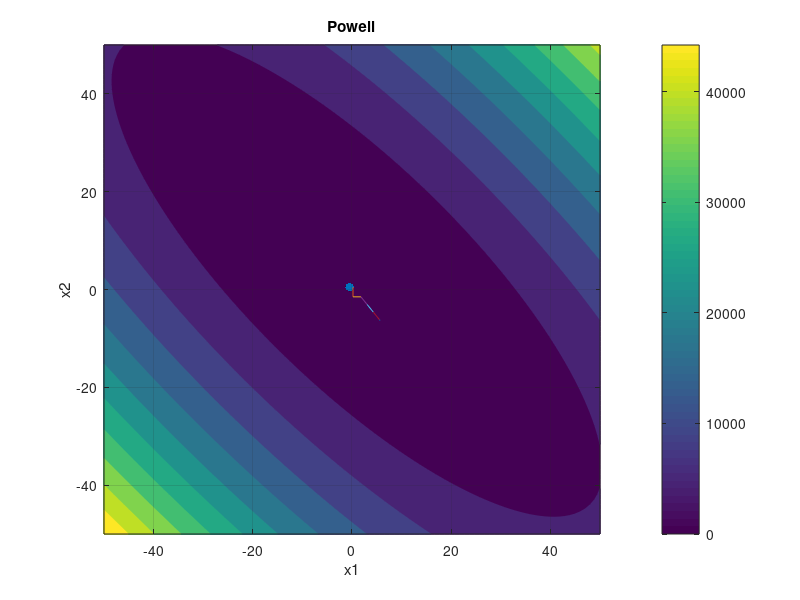

Reproduce this figure in MATLAB.
clc
clear all
clearvars
close all;
%initial point
X = [-0.5;0.5];
S1 = [1;0];
S2 = [0;1];
e = 0.01;


x1Label = linspace(-50,50,100);
x2Label = linspace(-50,50,100);
[V,D] = meshgrid(x1Label,x2Label);
f2 =  (V+2*D-7).^2+(2*V +D-5).^2;  % objective Function 
figure()
contour(V,D,f2,'Fill','On')
colorbar;
hold on
plot(X(1),X(2),'*-k');
text(100,0,['(x0) = (' num2str(X(1)),', ',num2str(X(2)) ')'],'Color','k')
xlabel('x1')
ylabel('x2')
title('Powell')
grid on
hold on
scatter(X(1),X(2),'filled')






for i=1:5 

    Sol = zeros(2,4);
    Sol(:,1) = X;
    
    f = (X(1) + 2*X(2)-7)^2 + (2*X(1)+X(2)-5);%initial value
    S = S1;
  
    X2 = X - e*S;
    
    f2 = (X(1) + 2*X(2)-7)^2 + (2*X(1)+X(2)-5);
    if f2<f
        S = -S;
    end
    fun = @(lambda) (X(1) + lambda*S(1)+ 2*(X(2) + lambda*S(2))+7)^2  + (2*(X(1) + lambda*S(1)) + (X(2) + lambda*S(2))-5)^2;
    l = fminbnd(fun,-2,2);

    X = X + l*S; 
    Sol(:,2) = X;
    plot([Sol(1,1) Sol(1,2)], [Sol(2,1) Sol(2,2)])

    f = (X(1) + 2*X(2)-7)^2 + (2*X(1)+X(2)-5);
    S = S2;
    X2 = X - e*S;
    f2 = (X(1) + 2*X(2)-7)^2 + (2*X(1)+X(2)-5);
    if f2<f
        S = -S;
    end
    fun = @(lambda) (X(1) + lambda*S(1)+ 2*(X(2) + lambda*S(2))+7)^2  + (2*(X(1) + lambda*S(1)) + (X(2) + lambda*S(2))-5)^2;
    l = fminbnd(fun,-2,2);
    %l = 0.05;
    X = X + l*S;
    Sol(:,3) = X;
    plot([Sol(1,2) Sol(1,3)], [Sol(2,2) Sol(2,3)])

    f = 100*(X(2) - X(1)^2)^2 + (1 - X(1))^2;
    S = S1;
    X1 = X + e*S;
    X2 = X - e*S;
    %f1 = 100*(X1(2) - X1(1)^2)^2 + (1 - X1(1))^2;
    f2 = 100*(X2(2) - X2(1)^2)^2 + (1 - X2(1))^2;
    if f2<f
        S = -S;
    end
    fun =@(lambda) (X(1) + lambda*S(1)+ 2*(X(2) + lambda*S(2))+7)^2  + (2*(X(1) + lambda*S(1)) + (X(2) + lambda*S(2))-5)^2;
    l = fminbnd(fun,-2,2);

    X = X + l*S;

    Sol(:,4) = X;
    hold on
    plot([Sol(1,3) Sol(1,4)], [Sol(2,3) Sol(2,4)])



    S3 = Sol(:,4) - Sol(:,2);
    S3 = S3/norm(S3);
    S2 = S1;
    S1 = S3;
    
 
end



% Result Table:`
%{
X_opti = X(1)';
Y_opti = X(2)';
T = table(X_opti,Y_opti );
disp(T)
hold on
scatter(X(1),X(2),'filled');
%}